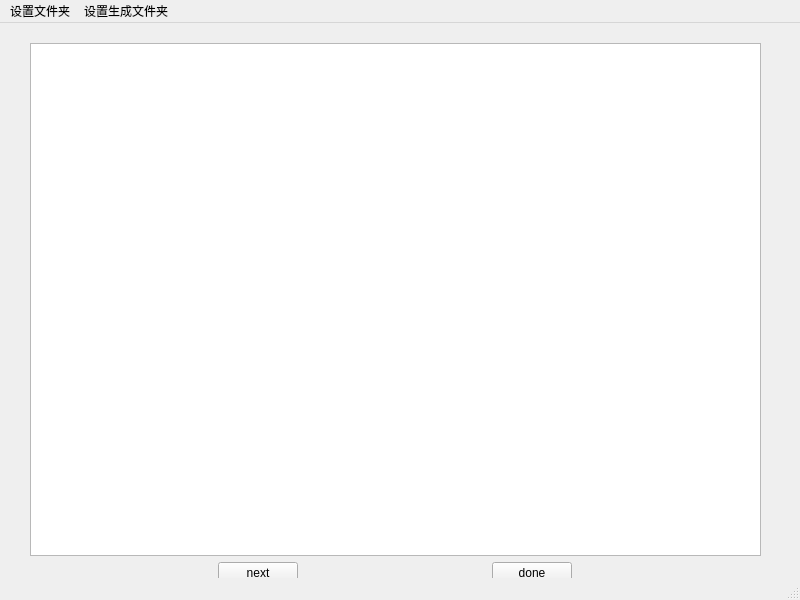
<?xml version="1.0" encoding="UTF-8"?>
<ui version="4.0">
 <class>MainWindow</class>
 <widget class="QMainWindow" name="MainWindow">
  <property name="geometry">
   <rect>
    <x>0</x>
    <y>0</y>
    <width>800</width>
    <height>600</height>
   </rect>
  </property>
  <property name="windowTitle">
   <string>MainWindow</string>
  </property>
  <widget class="QWidget" name="centralwidget">
   <widget class="QWidget" name="">
    <property name="geometry">
     <rect>
      <x>30</x>
      <y>20</y>
      <width>731</width>
      <height>541</height>
     </rect>
    </property>
    <layout class="QVBoxLayout" name="verticalLayout">
     <item>
      <widget class="QGraphicsView" name="graphicsView"/>
     </item>
     <item>
      <layout class="QHBoxLayout" name="horizontalLayout">
       <item>
        <widget class="QPushButton" name="pushButton">
         <property name="sizePolicy">
          <sizepolicy hsizetype="Fixed" vsizetype="Fixed">
           <horstretch>0</horstretch>
           <verstretch>0</verstretch>
          </sizepolicy>
         </property>
         <property name="text">
          <string>next</string>
         </property>
        </widget>
       </item>
       <item>
        <widget class="QPushButton" name="pushButton_2">
         <property name="sizePolicy">
          <sizepolicy hsizetype="Fixed" vsizetype="Fixed">
           <horstretch>0</horstretch>
           <verstretch>0</verstretch>
          </sizepolicy>
         </property>
         <property name="text">
          <string>done</string>
         </property>
        </widget>
       </item>
      </layout>
     </item>
    </layout>
   </widget>
  </widget>
  <widget class="QMenuBar" name="menubar">
   <property name="geometry">
    <rect>
     <x>0</x>
     <y>0</y>
     <width>800</width>
     <height>23</height>
    </rect>
   </property>
   <widget class="QMenu" name="menu">
    <property name="title">
     <string>设置文件夹</string>
    </property>
    <addaction name="actionsetDir"/>
   </widget>
   <widget class="QMenu" name="menu_2">
    <property name="title">
     <string>设置生成文件夹</string>
    </property>
    <addaction name="actionmkNewDir"/>
   </widget>
   <addaction name="menu"/>
   <addaction name="menu_2"/>
  </widget>
  <widget class="QStatusBar" name="statusbar"/>
  <action name="actionsetDir">
   <property name="text">
    <string>setDir</string>
   </property>
  </action>
  <action name="actionmkNewDir">
   <property name="text">
    <string>mkNewDir</string>
   </property>
  </action>
 </widget>
 <resources/>
 <connections/>
</ui>
